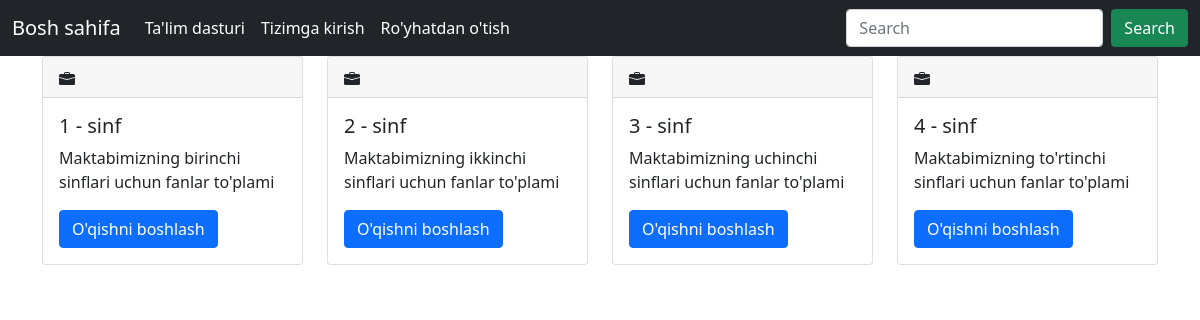
The app's page /curriculum/ with its own data.
### curriculum/models.py (models this page shows, shortened)
class Standard(models.Model):
    name = models.CharField(max_length=100, unique=True)
    slug = models.SlugField(null=True, blank=True)
    desciption = models.TextField(max_length=500, blank=True)

### curriculum/views.py (the view)
# urls.py: path('', views.StandardListView.as_view(), name='standard_list'),
class StandardListView(ListView):
    context_object_name = 'standards'
    model = Standard
    template_name = 'curriculum/standard_list_view.html'

### curriculum/templates/curriculum/standard_list_view.html (shortened to what this page needs)
{% extends 'base.html' %}
{% block content %}
<div class="container">
<div class='row justify-content-around'>
{% for standard in standards %}
<div class='col'>
    <div class="card">
        <h5 class="card-header"></h5>
    <div class="card-body">
        <h5 class="card-title">{{standard.name}}</h5>
        <p class="card-text">{{standard.desciption}}</p>
        <a href="{% url 'curriculum:subject_list' slug=standard.slug %}" class="btn btn-primary">O'qishni boshlash</a>
    </div>
    </div>
</div>
{% endfor %}
</div>
</div>
{% endblock content %}

### records on screen
Standard: name "1 - sinf", desciption "Maktabimizning birinchi sinflari uchun fanlar to'plami"
Standard: name "2 - sinf", desciption "Maktabimizning ikkinchi sinflari uchun fanlar to'plami"
Standard: name "3 - sinf", desciption "Maktabimizning uchinchi sinflari uchun fanlar to'plami"
Standard: name "4 - sinf", desciption "Maktabimizning to'rtinchi sinflari uchun fanlar to'plami"
